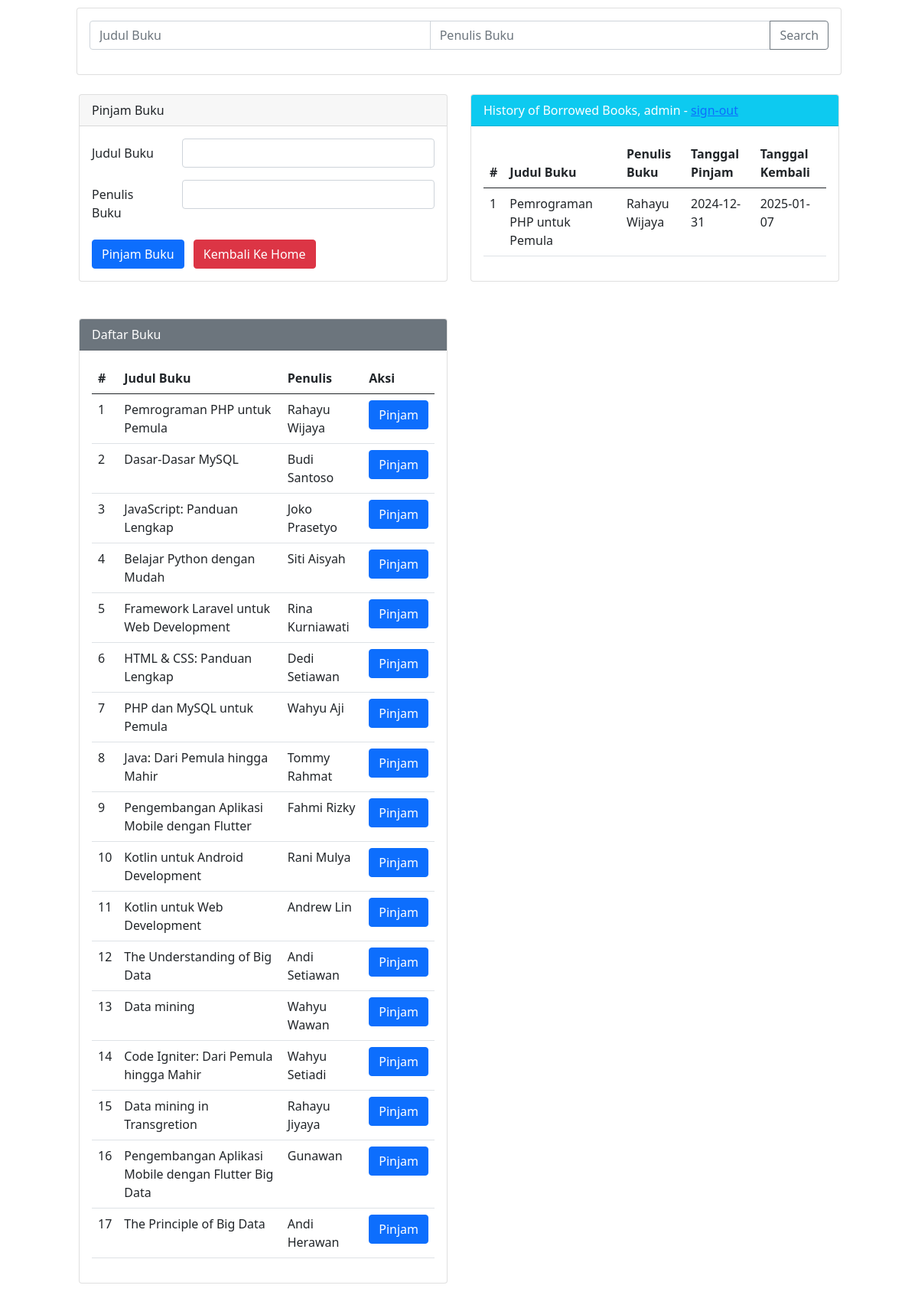
The app's page /pinjam.php (signed in) with its own data.
### tables this page shows
CREATE TABLE `library_system` (
  `id` int(11) NOT NULL,
  `nama_buku` varchar(255) NOT NULL,
  `penulis` varchar(255) NOT NULL,
  `penerbit_buku` varchar(255) NOT NULL,
  `isbn` varchar(255) NOT NULL,
  `status` varchar(20) NOT NULL
);

CREATE TABLE `peminjaman` (
  `id` int(11) NOT NULL,
  `judul_buku` varchar(255) NOT NULL,
  `penulis_buku` varchar(255) NOT NULL,
  `tanggal_pinjam` date DEFAULT NULL,
  `tanggal_kembali` date DEFAULT NULL,
  `username` varchar(255) NOT NULL
);

### pinjam.php (the view, shortened to what this page needs)
<?php
$host = "localhost";
$user = "root";
$pass = "";
$db = "library_system";
$koneksi = mysqli_connect($host, $user, $pass, $db);
$judul_buku = "";
$penulis_buku = "";
$search_query_judul = "";
$search_query_penulis = "";
?>
<!DOCTYPE html>
<html lang="en">
<head>
    <link href="https://cdn.jsdelivr.net/npm/bootstrap@5.0.0-beta2/dist/css/bootstrap.min.css" rel="stylesheet">
</head>
<body>
    <div class="mx-auto">
        <div class="card">
            <div class="card-body">
                <form action="" method="GET">
                    <div class="input-group mb-3">
                        <input type="text" class="form-control" placeholder="Judul Buku" name="judul_buku"
                            value="<?php echo htmlspecialchars($search_query_judul); ?>">
                        <input type="text" class="form-control" placeholder="Penulis Buku" name="penulis_buku"
                            value="<?php echo htmlspecialchars($search_query_penulis); ?>">
                        <button class="btn btn-outline-secondary" type="submit" name="search">Search</button>
                    </div>
                </form>
            </div>
        </div>
        <div class="row">
            <div class="col-md-6 col-left">
                <div class="card">
                    <div class="card-header">Pinjam Buku</div>
                    <div class="card-body">
                        <form action="" method="POST">
                            <div class="mb-3 row">
                                <label for="judul_buku" class="col-sm-3 col-form-label">Judul Buku</label>
                                <div class="col-sm-9">
                                    <input type="text" class="form-control" id="judul_buku" name="judul_buku"
                                        value="<?php echo $judul_buku; ?>" required>
                                </div>
                            </div>
                            <div class="mb-3 row">
                                <label for="penulis_buku" class="col-sm-3 col-form-label">Penulis Buku</label>
                                <div class="col-sm-9">
                                    <input type="text" class="form-control" id="penulis_buku" name="penulis_buku"
                                        value="<?php echo $penulis_buku; ?>">
                                </div>
                            </div>
                            <div class="col-12">
                                <button type="submit" name="pinjam" class="btn btn-primary">Pinjam Buku</button>
                                <a href="loading.php" class="btn btn-danger ms-2">Kembali Ke Home</a>
                            </div>
                        </form>
                    </div>
                </div>
                <div class="card mt-5">
                    <div class="card-header bg-secondary text-white">Daftar Buku</div>
                    <div class="card-body">
                        <table class="table">
                            <thead>
                                <tr>
                                    <th>#</th>
                                    <th>Judul Buku</th>
                                    <th>Penulis</th>
                                    <th>Aksi</th>
                                </tr>
                            </thead>
                            <tbody>
                                <?php
                                 $sql = "SELECT * FROM library_system WHERE status != 'Dipinjam'";
                                 $query = mysqli_query($koneksi, $sql);
                                 $no = 1;
                                 while ($row = mysqli_fetch_array($query)) {
                                     echo "<tr>
                                             <td>" . $no++ . "</td>
                                             <td>{$row['nama_buku']}</td>
                                             <td>{$row['penulis']}</td>
                                             <td>
                                                 <button class='btn btn-primary' onclick='autoFillForm(\"{$row['nama_buku']}\", \"{$row['penulis']}\")'>Pinjam</button>
                                             </td>
                                           </tr>";
                                 }
                                 ?>
                             </tbody>
                         </table>
                     </div>
                 </div>
             </div>
             <div class="col-md-6 col-right">
                 <div class="card">
                     <div class="card-header bg-info text-white">History of Borrowed Books, <?php echo $_SESSION['username'].' - ';?>
                     <a href="signout.php">sign-out</a></div>
                     <div class="card-body">
                         <table class="table">
                             <thead>
                                 <tr>
                                     <th>#</th>
                                     <th>Judul Buku</th>
                                     <th>Penulis Buku</th>
                                     <th>Tanggal Pinjam</th>
                                     <th>Tanggal Kembali</th>
                                 </tr>
                             </thead>
                             <tbody>
                                 <?php
                                 $username = $_SESSION['username'];
                                 $sql3 = "SELECT * FROM peminjaman WHERE username = '$username' ORDER BY id DESC";
                                 $q3 = mysqli_query($koneksi, $sql3);
                                 $no = 1;
                                 while ($r3 = mysqli_fetch_array($q3)) {
                                     echo "<tr>
                                             <td>" . $no++ . "</td>
                                             <td>{$r3['judul_buku']}</td>
                                             <td>{$r3['penulis_buku']}</td>
                                             <td>{$r3['tanggal_pinjam']}</td>
                                             <td>{$r3['tanggal_kembali']}</td>
                                           </tr>";
                                 }
                                 ?>
                             </tbody>
                         </table>
                     </div>
                 </div>
             </div>
         </div>
     </div>
</body>
</html>

### pinjam.php (style rules this page uses)
.mx-auto { width: 1000px; }
.card { margin-top: 10px; }
.row { display: flex; flex-wrap: wrap; }
.col-left, .col-right { padding: 15px; }

### records on screen
library_system: nama_buku "Pemrograman PHP untuk Pemula", penulis "Rahayu Wijaya"
library_system: nama_buku "Dasar-Dasar MySQL", penulis "Budi Santoso"
library_system: nama_buku "JavaScript: Panduan Lengkap", penulis "Joko Prasetyo"
library_system: nama_buku "Belajar Python dengan Mudah", penulis "Siti Aisyah"
library_system: nama_buku "Framework Laravel untuk Web Development", penulis "Rina Kurniawati"
library_system: nama_buku "HTML & CSS: Panduan Lengkap", penulis "Dedi Setiawan"
library_system: nama_buku "PHP dan MySQL untuk Pemula", penulis "Wahyu Aji"
library_system: nama_buku "Java: Dari Pemula hingga Mahir", penulis "Tommy Rahmat"
library_system: nama_buku "Pengembangan Aplikasi Mobile dengan Flutter", penulis "Fahmi Rizky"
library_system: nama_buku "Kotlin untuk Android Development", penulis "Rani Mulya"
library_system: nama_buku "Kotlin untuk Web Development", penulis "Andrew Lin"
library_system: nama_buku "The Understanding of Big Data", penulis "Andi Setiawan"
library_system: nama_buku "Data mining", penulis "Wahyu Wawan"
library_system: nama_buku "Code Igniter: Dari Pemula hingga Mahir", penulis "Wahyu Setiadi"
library_system: nama_buku "Data mining in Transgretion", penulis "Rahayu Jiyaya"
library_system: nama_buku "Pengembangan Aplikasi Mobile dengan Flutter Big Data", penulis "Gunawan"
library_system: nama_buku "The Principle of Big Data", penulis "Andi Herawan"
peminjaman: judul_buku "Pemrograman PHP untuk Pemula", penulis_buku "Rahayu Wijaya", tanggal_pinjam "2024-12-31", tanggal_kembali "2025-01-07"

### other values on screen
$_SESSION['username'] "admin"
